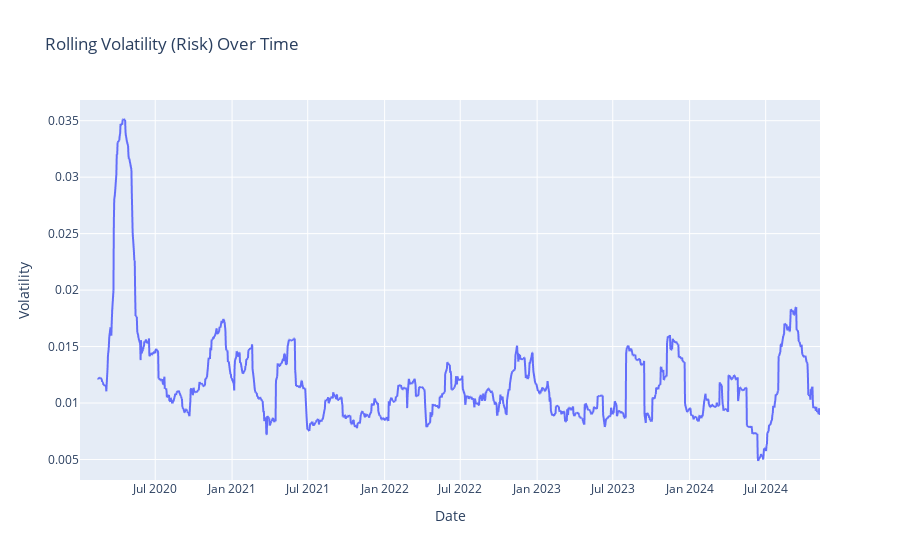

The notebook cell this image was saved under:
### Code cell
# Calculate rolling volatility (standard deviation of log returns)
window = 30  # 30-day rolling window
stock_price['Rolling Volatility'] = stock_price['log_return'].rolling(window=window).std()

fig_volatility = px.line(stock_price, x=stock_price.index, y='Rolling Volatility', 
              title='Rolling Volatility (Risk) Over Time',
              labels={'Date': 'Date', 'Rolling Volatility': 'Volatility'})
fig_volatility.show()

### Figure 1 — Plotly figure (JSON) as saved in the notebook; plotly's stock layout.template omitted (floating-point values rounded to 4 significant figures; data arrays with more than 128 entries replaced by an {"elided": "..."} marker saying what was removed)
{"data": [{"hovertemplate": "Date=%{x}<br>Volatility=%{y}<extra></extra>", "legendgroup": "", "line": {"color": "#636efa", "dash": "solid"}, "marker": {"symbol": "circle"}, "mode": "lines", "name": "", "showlegend": false, "type": "scattergl", "x": {"elided": "1219 str values"}, "xaxis": "x", "y": {"elided": "1219 float values"}, "yaxis": "y"}], "layout": {"legend": {"tracegroupgap": 0}, "title": {"text": "Rolling Volatility (Risk) Over Time"}, "xaxis": {"anchor": "y", "domain": [0, 1], "title": {"text": "Date"}}, "yaxis": {"anchor": "x", "domain": [0, 1], "title": {"text": "Volatility"}}}}
